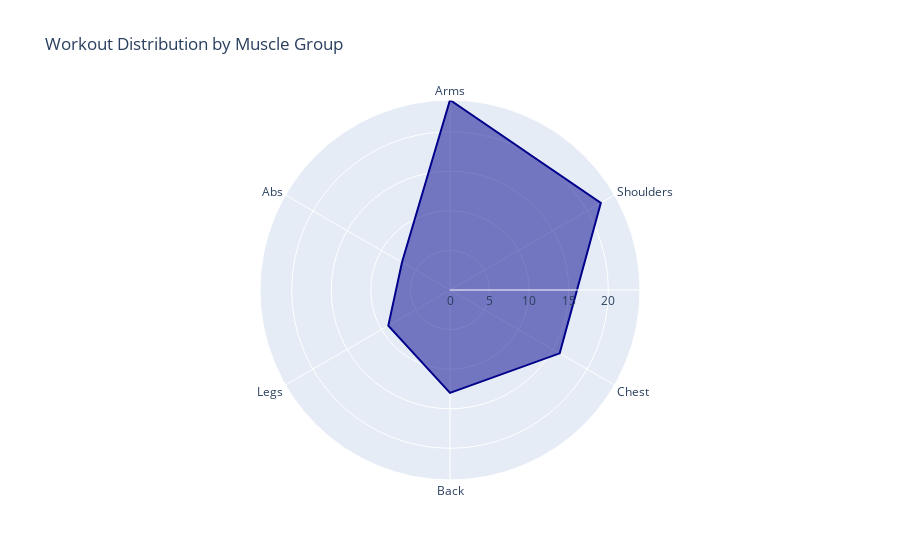

Source (notebook cell):
### Code cell
counts = df['muscle_group'].value_counts().to_list()
muscles = df['muscle_group'].value_counts().index.to_list()
fig = px.line_polar(r=counts, theta=muscles, line_close=True, title='Workout Distribution by Muscle Group')
fig.update_traces(fill='toself', line_color='darkblue')

### Figure 1 — Plotly figure (JSON) as saved in the notebook; plotly's stock layout.template omitted (floating-point values rounded to 4 significant figures)
{"data": [{"fill": "toself", "hovertemplate": "r=%{r}<br>theta=%{theta}<extra></extra>", "legendgroup": "", "line": {"color": "darkblue", "dash": "solid"}, "marker": {"symbol": "circle"}, "mode": "lines", "name": "", "r": [24, 22, 16, 13, 9, 7, 24], "showlegend": false, "subplot": "polar", "theta": ["Arms", "Shoulders", "Chest", "Back", "Legs", "Abs", "Arms"], "type": "scatterpolar"}], "layout": {"legend": {"tracegroupgap": 0}, "polar": {"angularaxis": {"direction": "clockwise", "rotation": 90}, "domain": {"x": [0, 1], "y": [0, 1]}}, "title": {"text": "Workout Distribution by Muscle Group"}}}
